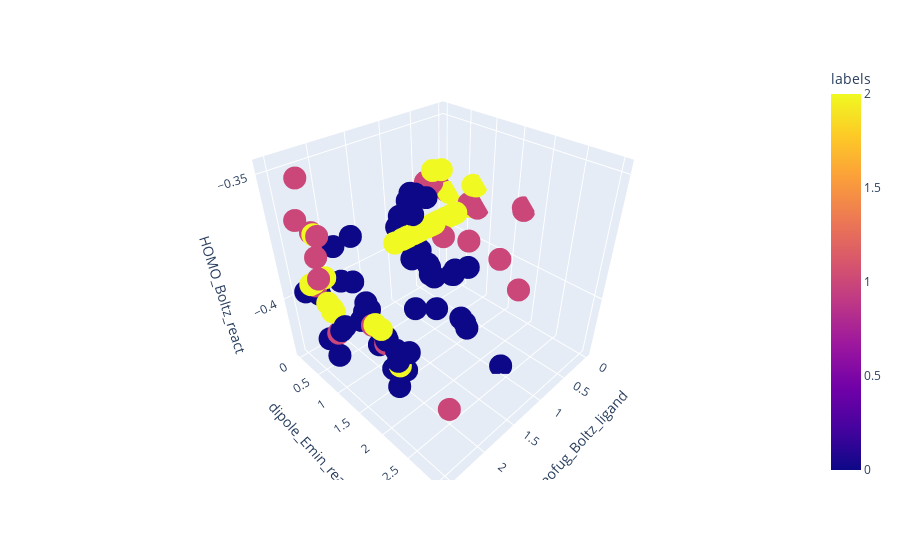

The cell this chart's notebook holds for it:
### Code cell
import plotly.express as px

#  x='electronegativity_ligand', y='dipole_Emin_react', z='electrofug_Emin_react'

fig = px.scatter_3d(df, x='nucleofug_Boltz_ligand', y='dipole_Emin_react', z='HOMO_Boltz_react',
                    color='labels')#, symbol='labels_type')
fig.show()
